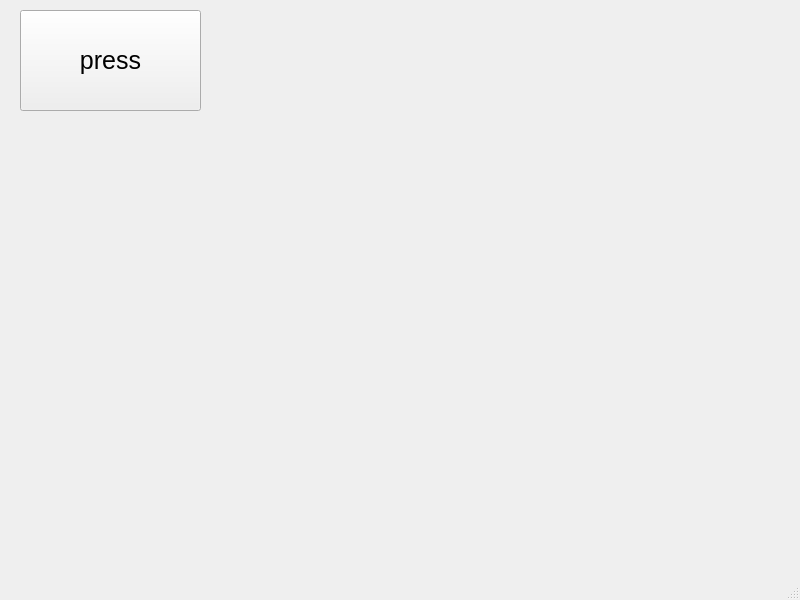
<?xml version="1.0" encoding="UTF-8"?>
<ui version="4.0">
 <class>MainWindow</class>
 <widget class="QMainWindow" name="MainWindow">
  <property name="geometry">
   <rect>
    <x>0</x>
    <y>0</y>
    <width>800</width>
    <height>600</height>
   </rect>
  </property>
  <property name="font">
   <font>
    <pointsize>19</pointsize>
   </font>
  </property>
  <property name="windowTitle">
   <string>MainWindow</string>
  </property>
  <widget class="QWidget" name="centralwidget">
   <widget class="QPushButton" name="pushButton">
    <property name="geometry">
     <rect>
      <x>20</x>
      <y>10</y>
      <width>181</width>
      <height>101</height>
     </rect>
    </property>
    <property name="text">
     <string>press</string>
    </property>
   </widget>
  </widget>
  <widget class="QMenuBar" name="menubar">
   <property name="geometry">
    <rect>
     <x>0</x>
     <y>0</y>
     <width>800</width>
     <height>21</height>
    </rect>
   </property>
  </widget>
  <widget class="QStatusBar" name="statusbar"/>
 </widget>
 <resources/>
 <connections/>
</ui>
